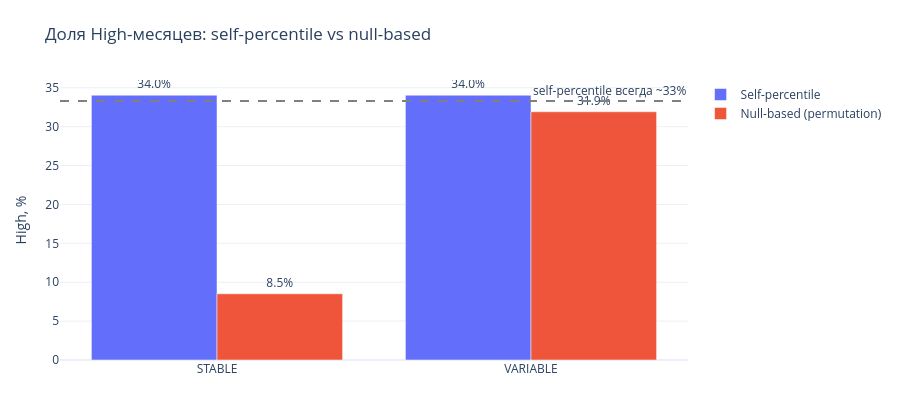

The notebook cell saved with this chart:
### Markdown cell above
## Фаза 6. Self-percentile — структурный провал

### Гипотеза

Раз периодизация не работает, нужен единый индекс изменчивости. 
Первая идея: для каждого месяца посчитать расстояние от предыдущего, 
затем разбить все расстояния на три уровня — Low / Medium / High — 
по терцилям **своего же ряда** (33-й и 67-й перцентили).

Подход работает без внешних данных. Так делают в большинстве 
дашбордов.

### Метод

Синтетика: два принципиально разных пользователя.

- **STABLE** — профиль не меняется, только шум наблюдений.
- **VARIABLE** — профиль сдвигается каждые 5 месяцев.

Симуляция: 48 месяцев, 150 событий в месяц, 3 признака. 
Сдвиг профиля — 0.6 стандартных отклонения.

Если self-percentile работает — STABLE получит почти всё Low, 
VARIABLE — почти всё High.

Для контраста — тот же тест через **null-based**: сравнение 
наблюдаемого сдвига с шумом, который дало бы случайное перемешивание 
реальных событий того же периода.

### Code cell
# 6. Фаза 6. Self-percentile — структурный провал
# ============================================================================
# Синтетика: два пользователя — стабильный и изменчивый.
# Self-percentile (терцили по собственной истории) обязан дать обоим
# 33/33/33 — по построению. Даже если один вообще не меняется.
# ============================================================================
import numpy as np
import pandas as pd

RNG_SEED = 7

def simulate_user(n_periods=48, events_per_period=150,
                  shift_periods=None, shift_size=0.0,
                  n_dims=3, noise=0.15, seed=42):
    """Симулирует события пользователя с опциональными сдвигами профиля."""
    rng_local = np.random.default_rng(seed)
    rows = []
    current_mean = np.zeros(n_dims)
    shift_periods = shift_periods or []

    for p in range(n_periods):
        if p in shift_periods:
            current_mean = current_mean + rng_local.normal(
                0, shift_size, size=n_dims
            )
        n_ev = rng_local.poisson(events_per_period)
        vals = rng_local.normal(current_mean, noise, size=(n_ev, n_dims))
        for row in vals:
            rows.append({'month': p, **{f'f{i}': row[i]
                                         for i in range(n_dims)}})
    return pd.DataFrame(rows)


# STABLE: профиль стоит на месте
df_stable = simulate_user(
    n_periods=48, events_per_period=150,
    shift_periods=[], shift_size=0.0, seed=1,
)

# VARIABLE: крупный сдвиг каждые 5 месяцев
df_variable = simulate_user(
    n_periods=48, events_per_period=150,
    shift_periods=list(range(5, 48, 5)), shift_size=0.6, seed=2,
)

print("=" * 70)
print("ВХОДНЫЕ ДАННЫЕ")
print("=" * 70)
print(f"STABLE:   {len(df_stable):,} событий, "
      f"{df_stable['month'].nunique()} месяцев")
print(f"VARIABLE: {len(df_variable):,} событий, "
      f"{df_variable['month'].nunique()} месяцев")


# --- Метод 1: self-percentile (провальный) ---
def self_percentile_levels(dist_series):
    """Терцили по собственному ряду. По определению даёт 33/33/33."""
    q33, q66 = dist_series.quantile([0.33, 0.66])
    labels = pd.Series('Medium', index=dist_series.index)
    labels[dist_series < q33] = 'Low'
    labels[dist_series > q66] = 'High'
    return labels


def cosine_distance(a, b):
    denom = np.linalg.norm(a) * np.linalg.norm(b)
    return float(1 - np.dot(a, b) / denom) if denom > 0 else np.nan


def compute_distances(df):
    """Расстояние между медианами соседних месяцев."""
    monthly = df.groupby('month')[['f0', 'f1', 'f2']].median().sort_index()
    vals = monthly.values
    out = []
    for i in range(1, len(vals)):
        a, b = vals[i - 1], vals[i]
        out.append(cosine_distance(a, b))
    return pd.Series(out, index=monthly.index[1:])


print("\n" + "=" * 70)
print("МЕТОД 1: SELF-PERCENTILE — результаты")
print("=" * 70)

for name, df_user in [('STABLE', df_stable), ('VARIABLE', df_variable)]:
    dist = compute_distances(df_user)
    labels = self_percentile_levels(dist)
    counts = labels.value_counts()
    print(f"\n{name}:")
    print(f"   Расстояния: median={dist.median():.4f}, "
          f"std={dist.std():.4f}")
    print(f"   Уровни: {dict(counts)}")


# --- Метод 2: null-based (правильный) ---
def null_based_levels(df_user, n_perm=200, p_high=95, seed=42):
    """Для каждой пары соседних месяцев — свой null. Уровень относительно null."""
    rng_local = np.random.default_rng(seed)
    monthly = df_user.groupby('month')[['f0', 'f1', 'f2']].median().sort_index()
    events = {m: df_user[df_user['month'] == m][['f0', 'f1', 'f2']].values
              for m in monthly.index}

    labels = {}
    for i in range(1, len(monthly.index)):
        m_from, m_to = monthly.index[i - 1], monthly.index[i]
        e_from, e_to = events[m_from], events[m_to]
        n_from, n_to = len(e_from), len(e_to)

        obs = cosine_distance(
            np.median(e_from, axis=0), np.median(e_to, axis=0),
        )

        pooled = np.vstack([e_from, e_to])
        nulls = np.empty(n_perm)
        for k in range(n_perm):
            perm = rng_local.permutation(len(pooled))
            a = pooled[perm[:n_from]]
            b = pooled[perm[n_from:n_from + n_to]]
            nulls[k] = cosine_distance(np.median(a, axis=0),
                                        np.median(b, axis=0))

        thr = np.percentile(nulls, p_high)
        labels[m_to] = 'High' if obs > thr else 'Low'

    return pd.Series(labels)


print("\n" + "=" * 70)
print("МЕТОД 2: NULL-BASED — результаты")
print("=" * 70)

for name, df_user in [('STABLE', df_stable), ('VARIABLE', df_variable)]:
    labels = null_based_levels(df_user, n_perm=100, seed=42)
    high_share = (labels == 'High').mean()
    n_high = (labels == 'High').sum()
    print(f"\n{name}:")
    print(f"   High-переходов: {n_high} / {len(labels)} ({high_share:.1%})")

# --- Визуализация: две панели ---
import plotly.graph_objects as go

# Собираем результаты обоих методов
self_pct = {}
null_pct = {}

for name, df_user in [('STABLE', df_stable), ('VARIABLE', df_variable)]:
    # self-percentile
    dist = compute_distances(df_user)
    labels_sp = self_percentile_levels(dist)
    self_pct[name] = (labels_sp == 'High').mean() * 100

    # null-based
    labels_nb = null_based_levels(df_user, n_perm=100, seed=42)
    null_pct[name] = (labels_nb == 'High').mean() * 100

users = ['STABLE', 'VARIABLE']
fig = go.Figure()
fig.add_trace(go.Bar(
    name='Self-percentile',
    x=users,
    y=[self_pct[u] for u in users],
    text=[f'{self_pct[u]:.1f}%' for u in users],
    textposition='outside',
))
fig.add_trace(go.Bar(
    name='Null-based (permutation)',
    x=users,
    y=[null_pct[u] for u in users],
    text=[f'{null_pct[u]:.1f}%' for u in users],
    textposition='outside',
))

fig.add_hline(y=33.3, line_dash='dash', line_color='gray',
              annotation_text='self-percentile всегда ~33%',
              annotation_position='top right')

fig.update_layout(
    template='plotly_white',
    height=400,
    title='Доля High-месяцев: self-percentile vs null-based',
    yaxis_title='High, %',
    barmode='group',
    margin=dict(l=60, r=40, t=80, b=40),
)
fig.show()

### Figure 1 — Plotly figure (JSON) as saved in the notebook; plotly's stock layout.template omitted (floating-point values rounded to 4 significant figures)
{"data": [{"name": "Self-percentile", "text": ["34.0%", "34.0%"], "textposition": "outside", "type": "bar", "x": ["STABLE", "VARIABLE"], "y": [34.04, 34.04]}, {"name": "Null-based (permutation)", "text": ["8.5%", "31.9%"], "textposition": "outside", "type": "bar", "x": ["STABLE", "VARIABLE"], "y": [8.511, 31.91]}], "layout": {"annotations": [{"showarrow": false, "text": "self-percentile всегда ~33%", "x": 1, "xanchor": "right", "xref": "x domain", "y": 33.3, "yanchor": "bottom", "yref": "y"}], "barmode": "group", "height": 400, "margin": {"b": 40, "l": 60, "r": 40, "t": 80}, "shapes": [{"line": {"color": "gray", "dash": "dash"}, "type": "line", "x0": 0, "x1": 1, "xref": "x domain", "y0": 33.3, "y1": 33.3, "yref": "y"}], "title": {"text": "Доля High-месяцев: self-percentile vs null-based"}, "yaxis": {"title": {"text": "High, %"}}}}
